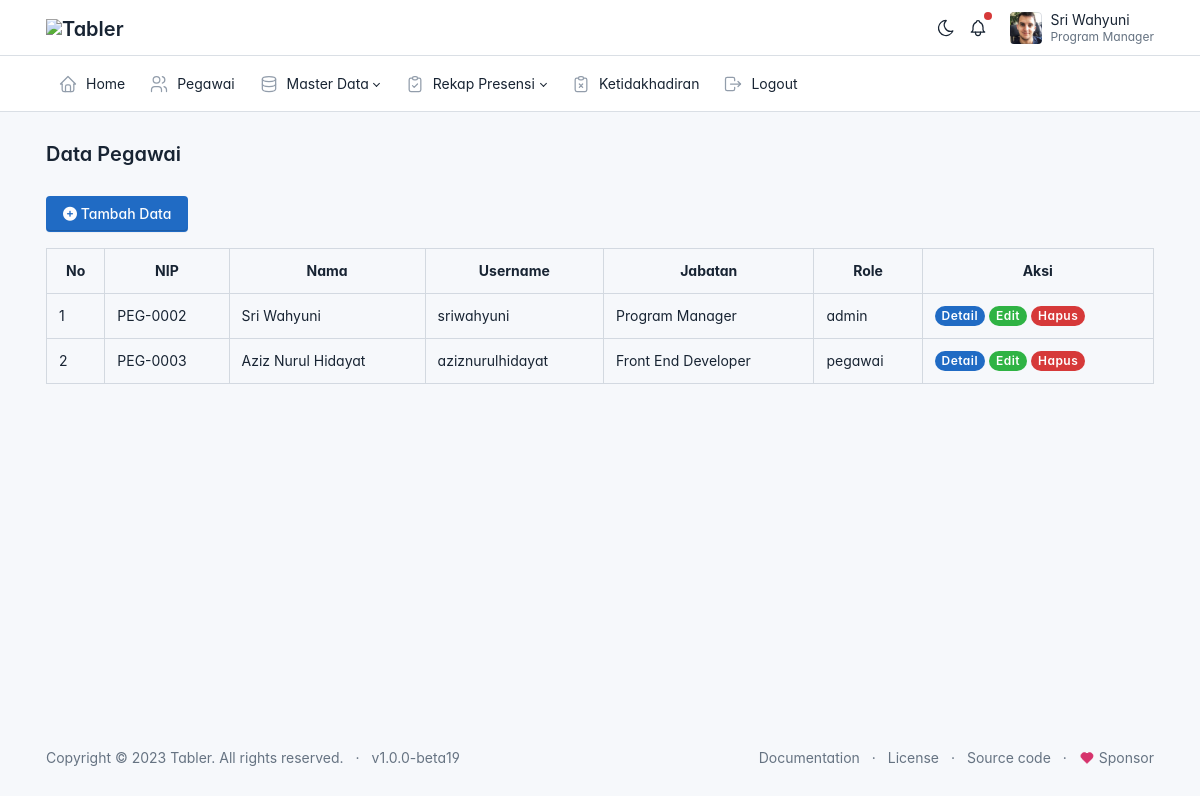
Screenshot of /admin/data_pegawai/pegawai.php (signed in) with the database file from the repository.
### tables this page shows
CREATE TABLE `users` (
  `id` int(11) NOT NULL,
  `id_pegawai` int(11) NOT NULL,
  `username` varchar(250) NOT NULL,
  `password` varchar(250) NOT NULL,
  `status` varchar(20) NOT NULL,
  `role` varchar(20) NOT NULL
);

CREATE TABLE `pegawai` (
  `id` int(11) NOT NULL,
  `nip` varchar(50) NOT NULL,
  `nama` varchar(250) NOT NULL,
  `jenis_kelamin` varchar(250) NOT NULL,
  `alamat` varchar(250) NOT NULL,
  `no_handphone` varchar(50) NOT NULL,
  `jabatan` varchar(50) NOT NULL,
  `lokasi_presensi` varchar(250) NOT NULL,
  `foto` varchar(250) NOT NULL
);

### config.php (called while the page is built, shortened)
<?php
function base_url($url = null)
{
  $base_url = 'http://localhost/apk-presensi';
  if ($url != null) {
    return $base_url . '/' . $url;
  } else {
    return $base_url;
  }
}

### admin/data_pegawai/pegawai.php (the view, shortened to what this page needs)
<?php
include('../layout/header.php');
require_once('../../config.php');
$result = mysqli_query($connection, "SELECT users.id_pegawai, users.username, users.password, users.status, users.role, pegawai.* FROM users JOIN pegawai ON users.id_pegawai= pegawai.id ");
?>
<div class="page-body">
  <div class="container-xl ">
    <a href="<?= base_url('admin/data_pegawai/tambah.php'); ?>" class="btn btn-primary"><span class="text"><i class="fa-solid fa-circle-plus"></i> Tambah Data</span></a>
    <table class="table table-bordered mt-3">
      <tr class="text-center">
        <th>No</th>
        <th>NIP</th>
        <th>Nama</th>
        <th>Username</th>
        <th>Jabatan</th>
        <th>Role</th>
        <th>Aksi</th>
      </tr>
      <?php if (mysqli_num_rows($result) === 0) { ?>
        <tr>
          <td colspan="7">Data kosong, silahkan tambahkan dara baru
        </tr>
      <?php } else { ?>
        <?php $no = 1;
        while ($pegawai = mysqli_fetch_array($result)) : ?>
          <tr>
            <td><?= $no++; ?></td>
            <td><?= $pegawai['nip']; ?></td>
            <td><?= $pegawai['nama']; ?></td>
            <td><?= $pegawai['username']; ?></td>
            <td><?= $pegawai['jabatan']; ?></td>
            <td><?= $pegawai['role']; ?></td>
            <td>
              <a href="<?= base_url('admin/data_pegawai/detail.php?id=' . $pegawai['id']); ?>" class="badge badge-pill bg-primary">Detail</a>
              <a href="<?= base_url('admin/data_pegawai/edit.php?id=' . $pegawai['id']); ?>" class="badge badge-pill bg-success">Edit</a>
              <a href="<?= base_url('admin/data_pegawai/hapus.php?id=' . $pegawai['id']); ?>" class="badge badge-pill bg-danger tombol-hapus">Hapus</a>
            </td>
          </tr>
        <?php endwhile; ?>
      <?php } ?>
    </table>
  </div>
</div>
<?php include('../layout/footer.php'); ?>

### admin/layout/header.php (style rules this page uses)
:root { --tblr-font-sans-serif: 'Inter Var', -apple-system, BlinkMacSystemFont, San Francisco, Segoe UI, Roboto, Helvetica Neue, sans-serif; }
body { font-feature-settings: "cv03", "cv04", "cv11"; }

### rows the page displays
users: id_pegawai.nip "PEG-0002", id_pegawai.nama "Sri Wahyuni", username "sriwahyuni", id_pegawai.jabatan "Program Manager", role "admin"
users: id_pegawai.nip "PEG-0003", id_pegawai.nama "Aziz Nurul Hidayat", username "aziznurulhidayat", id_pegawai.jabatan "Front End Developer", role "pegawai"

### other values shown
$_SESSION['nama'] "Sri Wahyuni"
$_SESSION['jabatan'] "Program Manager"
$judul "Data Pegawai"
